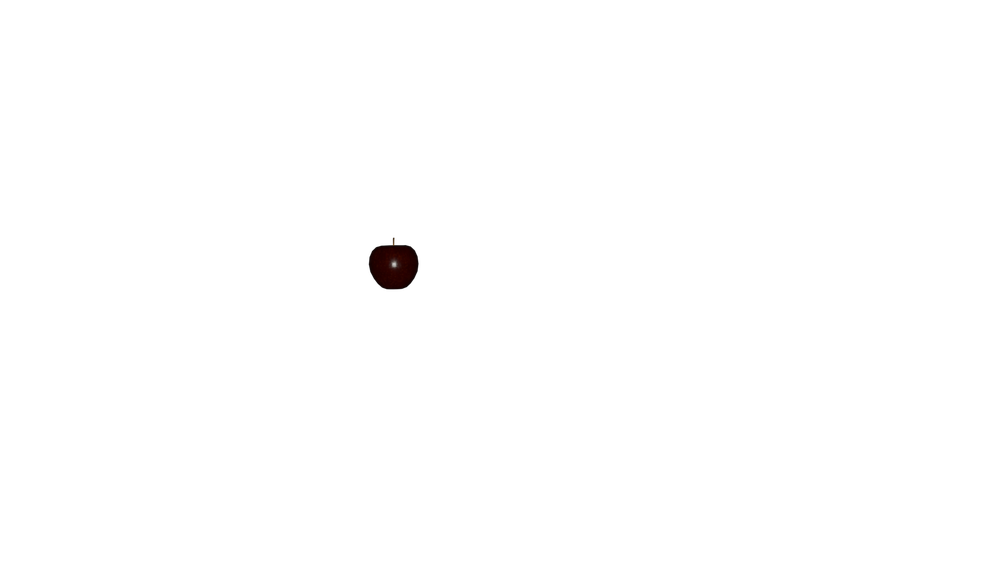
#> input picture assets/images/rooms/prop/food/apple.png, 1000 x 562 px, shrunk from 1920 x 1080 before the run; its folder holds 4 pictures in this run
$ python cut_food.py
#> lines starting #> are read from the running program, lines starting #| are printed output that depends on the picture
#> in cut, image is the input picture: PIL image 1000x562 RGBA; mean R, G, B, A 0.1, 0, 0, 0.8
from PIL import Image
import os
import glob

DIR = os.path.join(os.path.dirname(os.path.realpath(
    __file__)), "../assets/images/rooms/prop/food")

# https://gist.github.com/odyniec/3470977


def autocrop_image(image, border=0):
    # Get the bounding box
#> called with border = 0
    bbox = image.getbbox()
#> bbox = (366, 235, 421, 292)
    print("bbox", bbox)
#| bbox (366, 235, 421, 292)

    # Crop the image to the contents of the bounding box
    image = image.crop(bbox)
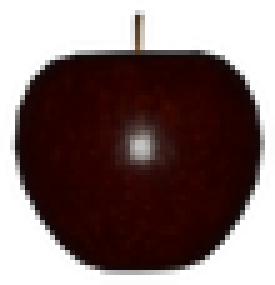
#> image: PIL image 55x57 RGBA (shown 5 times larger); mean R, G, B, A 22.6, 4.4, 3.2, 148.9; transparent parts drawn white

    # Determine the width and height of the cropped image
    (width, height) = image.size
#> width = 55; height = 57
    print("size", image.size)
#| size (55, 57)

    # Add border
    width += border * 2
    height += border * 2

    # Create a new image object for the output image
    cropped_image = Image.new("RGBA", (width, height), (0, 0, 0, 0))
#> cropped_image: PIL image 55x57 RGBA; every value is 0

    # Paste the cropped image onto the new image
    cropped_image.paste(image, (border, border))

    # Done!
    return cropped_image


def cut(file: str) -> Image.Image:
    image = Image.open(file).convert("RGBA")
    filename = os.path.basename(file)
    name, ext = os.path.splitext(filename)
    cut_image = autocrop_image(image)
    cut_image.save(os.path.join(DIR, f"{name}_thought{ext}"))
    return cut_image


def main():
    biggest = (0, 0)
    for file in glob.glob(f"{DIR}/*.png"):
        filename = os.path.basename(file)
        name, ext = os.path.splitext(filename)
        if not name.endswith("_thought"):
            print(f"Cutting {filename}...")
            img = cut(file)
            if img.size[0] > biggest[0]:
                biggest = (img.size[0], biggest[1])
#> biggest = (55, 0)
            if img.size[1] > biggest[1]:
                biggest = (biggest[0], img.size[1])
#> biggest = (55, 57)
#> pass 3 of the loop in main, `for file in glob.glob(f"{DIR}/*.png"):`:
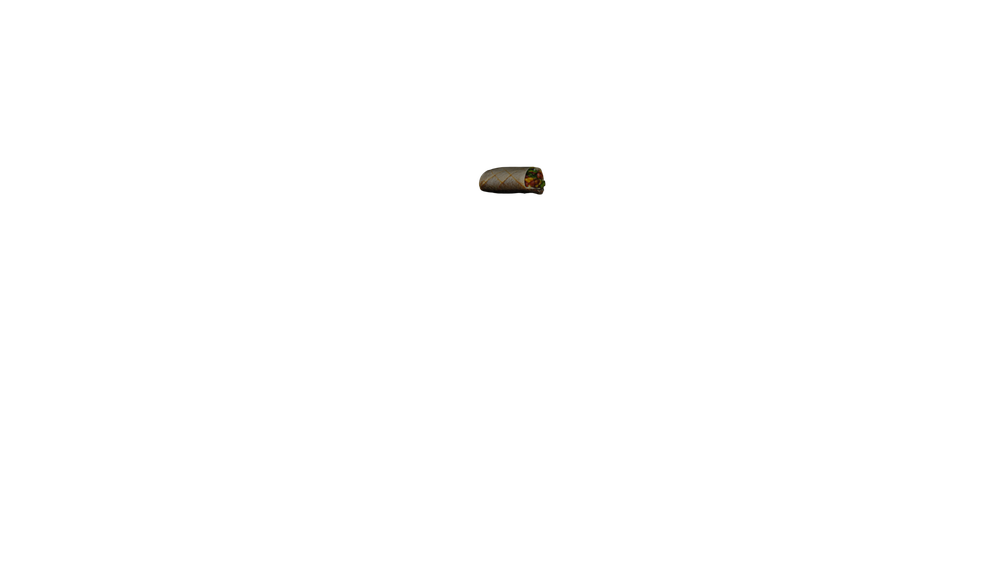
#> input picture assets/images/rooms/prop/food/burrito.png, 1000 x 562 px, shrunk from 1920 x 1080 before the run
#> in cut, image is the input picture: PIL image 1000x562 RGBA; mean R, G, B, A 0.2, 0.2, 0.1, 0.7
#> bbox = (476, 164, 548, 197)
#| bbox (476, 164, 548, 197)
#> in autocrop_image (call 2), `image = image.crop(bbox)`:
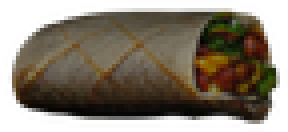
#> image: PIL image 72x33 RGBA (shown 4 times larger); mean R, G, B, A 55.2, 45.8, 31.2, 170; transparent parts drawn white
#| size (72, 33)
#> cropped_image: PIL image 72x33 RGBA; every value is 0
#> the loop made 4 passes; the first 3 are shown
    print("biggest:", biggest)
#| biggest: (72, 57)


if __name__ == "__main__":
    main()
